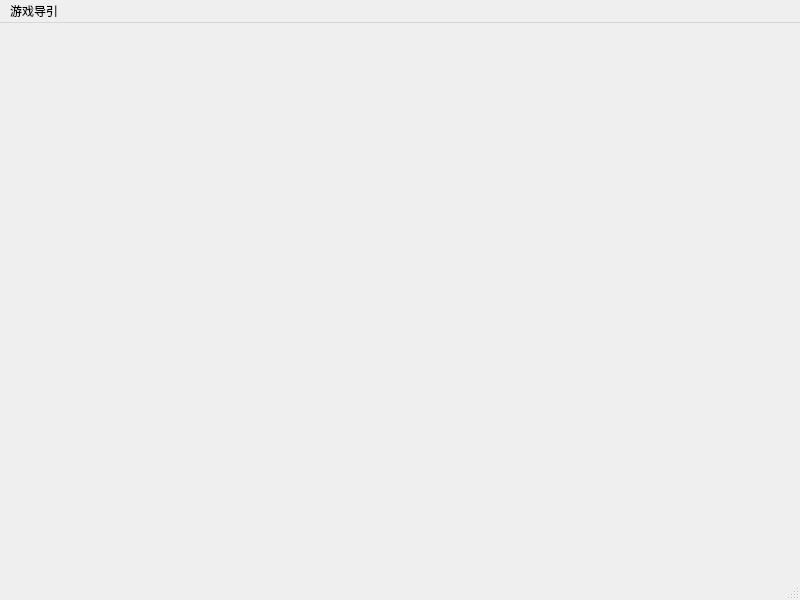
<?xml version="1.0" encoding="UTF-8"?>
<ui version="4.0">
 <class>MainMenu</class>
 <widget class="QMainWindow" name="MainMenu">
  <property name="geometry">
   <rect>
    <x>0</x>
    <y>0</y>
    <width>800</width>
    <height>600</height>
   </rect>
  </property>
  <property name="windowTitle">
   <string>MainMenu</string>
  </property>
  <widget class="QWidget" name="centralwidget"/>
  <widget class="QStatusBar" name="statusbar"/>
  <widget class="QMenuBar" name="menubar">
   <property name="geometry">
    <rect>
     <x>0</x>
     <y>0</y>
     <width>800</width>
     <height>18</height>
    </rect>
   </property>
   <widget class="QMenu" name="menu">
    <property name="title">
     <string>游戏导引</string>
    </property>
    <widget class="QMenu" name="menu_2">
     <property name="title">
      <string>欢迎大家支持京剧猫(〃'▽'〃)</string>
     </property>
     <addaction name="actiona_2"/>
     <addaction name="actiona_3"/>
    </widget>
    <addaction name="actionban"/>
    <addaction name="actiona"/>
    <addaction name="menu_2"/>
   </widget>
   <addaction name="menu"/>
  </widget>
  <action name="actiona">
   <property name="text">
    <string>点击白糖可开关背景音乐</string>
   </property>
  </action>
  <action name="actionban">
   <property name="text">
    <string>版权声明在左上角</string>
   </property>
  </action>
  <action name="actiona_2">
   <property name="text">
    <string>一分钟内连按20次上键有彩蛋哦（￣︶￣）↗</string>
   </property>
  </action>
  <action name="actiona_3">
   <property name="text">
    <string>京剧猫upupup!!!</string>
   </property>
  </action>
 </widget>
 <resources/>
 <connections/>
</ui>
